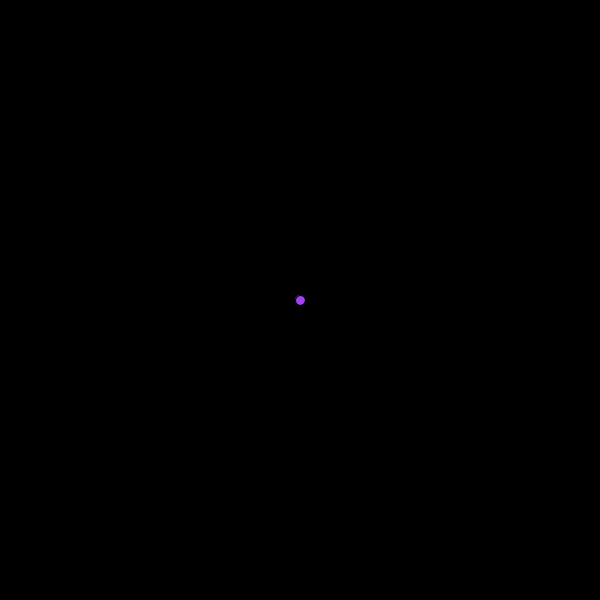
Frame 1 (no input)
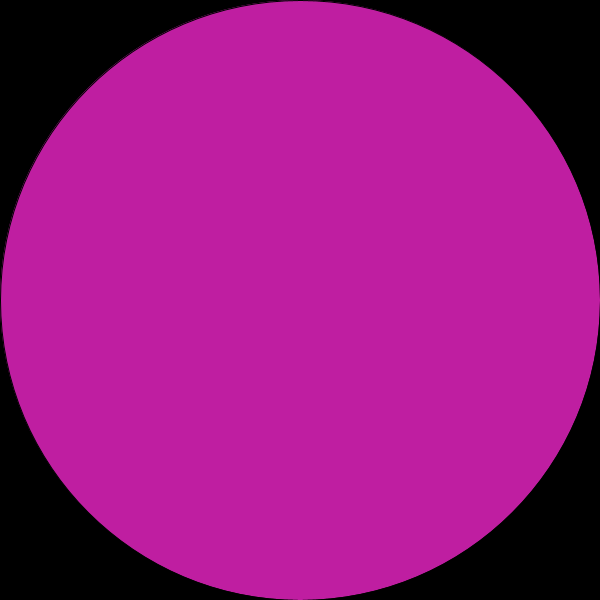
Frame 60 (the mouse pressed at the canvas centre just before this capture)
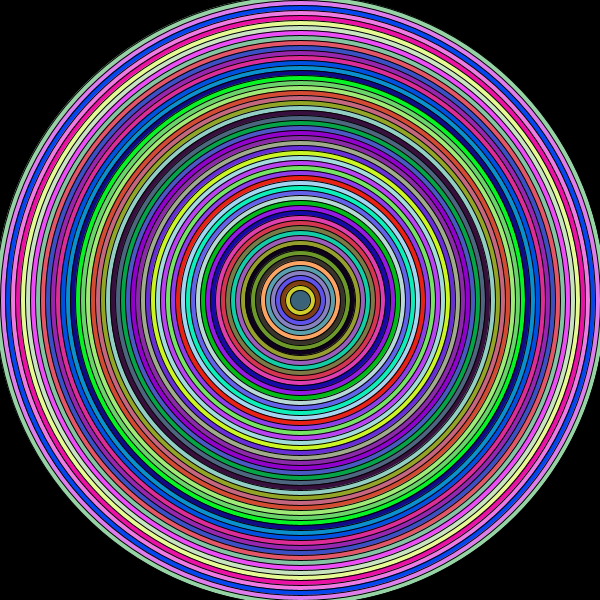
Frame 120 (the mouse held since frame 60 and released just before this capture)

The Processing sketch that drew these frames (run headless with seeded random() and noise(); from frame 60 on, the mouse is pressed at the canvas centre):

// Processing sketch: bouncing_ball
// ── bouncing_ball.pde
float i=10;
float j=10;
void setup()
{size(600,600);
background(0);
}
void draw()
{
fill(random(255),random(255),random(255));
ellipse(300,300,i,i);
i=i+j;
if(i>width||i<0)
{j=j*-1;
}
}
